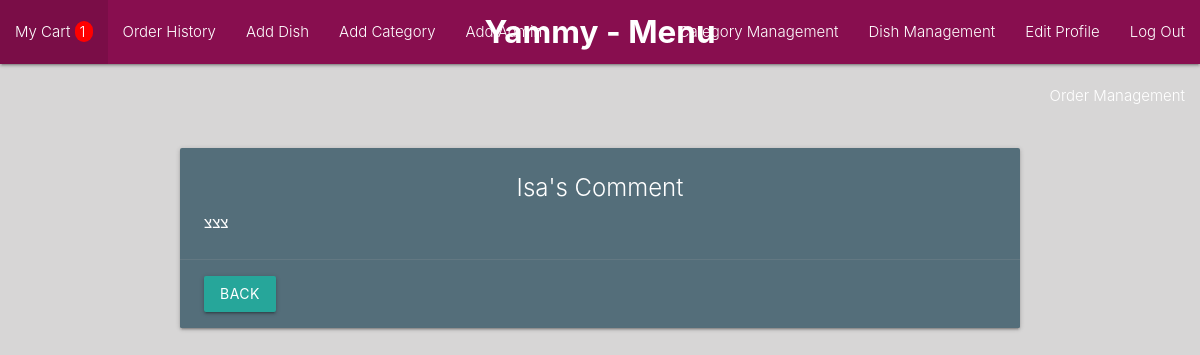
Before: /order/comment_summary/1 (signed in) with the older database file.
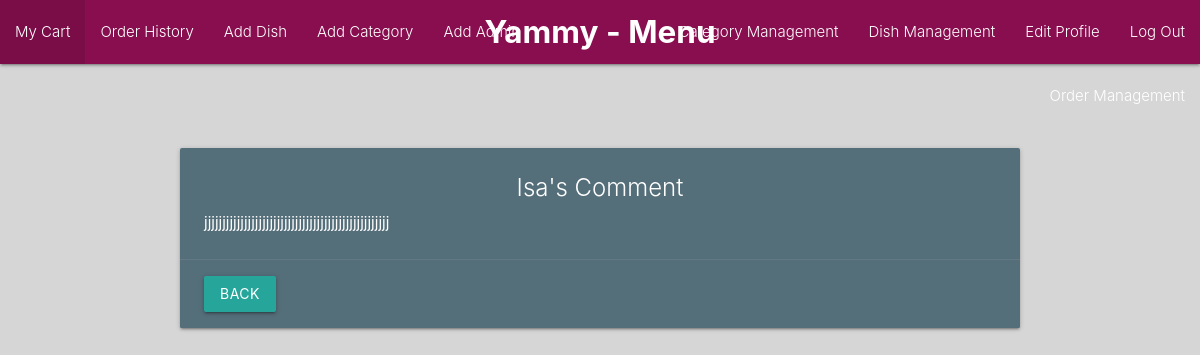
After: the same page with the newer database file.
### models/delivery.py (models this page shows)
class Delivery(db.Model):
    id = db.Column(db.Integer,primary_key=True)
    is_delivered = db.Column(db.Boolean,default=False)
    address = db.Column(db.String(200))
    comment = db.Column(db.Text)
    created = db.Column(db.DateTime)
    cart = db.relationship('Cart',backref='delivery',uselist=False)

### controllers/orders.py (the view)
@login_required
def see_comment_summary(id):
    delivery = Delivery.query.get(id)
    return render_template('orders/see_comment.html',delivery=delivery)

### auth.py (called while the page is built)
@login_manager.user_loader
def load_user(user_id):
    return User.query.get(int(user_id))

### templates/orders/see_comment.html
{% extends 'layouts/admin_layout.html' %}
{% block content %}
<div class="container">
    <div class="col s12 m6">
      <div class="card blue-grey darken-1">
        <div class="card-content white-text">
          <span class="card-title center">{{delivery.cart.user.username}}'s Comment</span>
          <p>{{delivery.comment}}</p>
        </div>
        <div class="card-action">
          <a class="waves-effect waves-light btn" href="{{url_for('order.order_management')}}">Back</a>
        </div>
      </div>
    </div>
  </div>
{% endblock %}

Changed rows visible on the page:
changed Delivery: comment "צצצ" → "jjjjjjjjjjjjjjjjjjjjjjjjjjjjjjjjjjjjjjjjjjjjjjjjjjj"
Other visible differences:
{{ len(current_user.carts[-1].dish_association) }}: "1" → (not shown)
